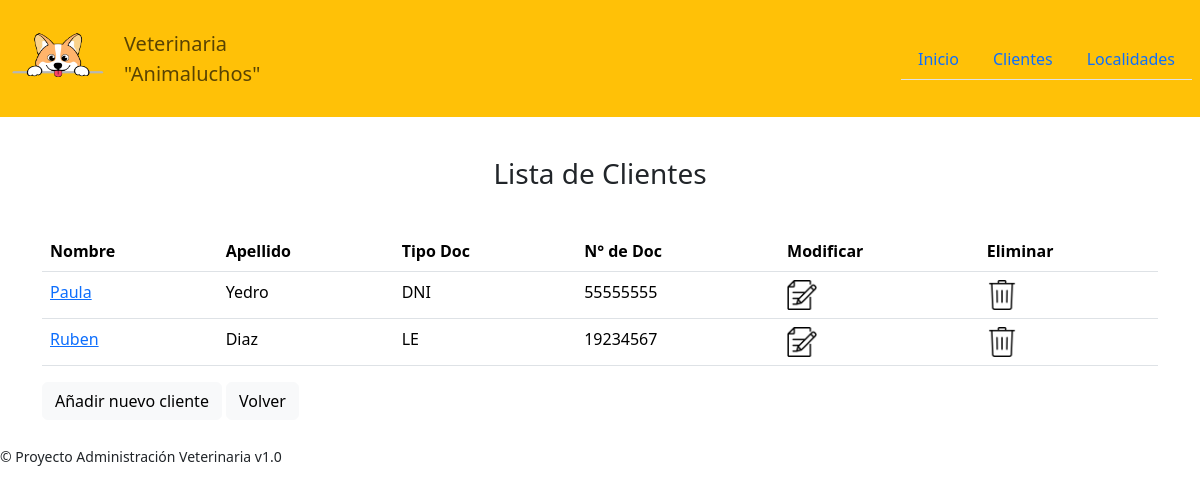
Screenshot of /clientes with the database file from the repository.
### veterinaria/models.py (models this page shows, shortened)
class Cliente(models.Model):
    nombre = models.CharField("Nombre/s",max_length=50)
    apellido = models.CharField(max_length=50)
    edad = models.IntegerField(null=True, blank=True)
    tipo_doc = models.ForeignKey(Tipo_Doc, on_delete=models.PROTECT, null=True, blank=True)
    nro_doc = models.IntegerField("Nro de Doc.", null=True, blank=True)
    cuit = models.CharField("CUIT", max_length=16, null=True, blank=True)
    tipo_iva = models.CharField("Tipo de IVA", max_length=2, choices=TIPO_IVA_CHOICE, default="CF")
    activo = models.BooleanField(default=True)
    localidad = models.ForeignKey(Localidad, on_delete=models.PROTECT, null=True, blank=True)
    email = models.EmailField(null=True, blank=True)
    fecha_nac = models.DateField("Fecha de Nacimiento", null=True, blank=True)
    telefono = models.IntegerField(null=True, blank=True)

class Tipo_Doc(models.Model):
    diminutivo = models.CharField(max_length=3, null=True, blank=True)
    nombre = models.CharField(max_length=50)
    def __str__(self):
        return self.diminutivo

### veterinaria/views.py (the view)
# urls.py: path('clientes', views.clientes, name='clientes'),
def clientes(request, template_name="veterinaria/clientes.html"):
    clientes_list = Cliente.objects.all()
    dato = {"clientes": clientes_list}
    return render(request, template_name, dato)

### templates/veterinaria/clientes.html (shortened to what this page needs)
{% extends "base.html" %}
{% load static %}
{% block titulo_principal %}Lista de Clientes{% endblock %}
{% block principal %}
<div class="table-responsive">
    <table class="table">
        <thead>
            <tr>
                <th>Nombre</th>
                <th>Apellido</th>
                <th>Tipo Doc</th>
                <th>N° de Doc</th>
                <th>Modificar</th>
                <th>Eliminar</th>
            </tr>
        </thead>
        {% for cliente in clientes %}
        <tr>
            <td><a href="{% url 'detalle_cliente' cliente.id %}">{{ cliente.nombre }}</a></td>
            <td>{{ cliente.apellido }}</td>
            <td>{{ cliente.tipo_doc }}</td>
            <td>{{ cliente.nro_doc }}</td>
            <td><a href="{% url 'modificar_cliente' cliente.id %}"><img src="{% static 'img/editar.png' %}" width="30" height="30"></a></td>
            <td><a href="{% url 'eliminar_cliente' cliente.id %}"><img src="{% static 'img/basura.png' %}" width="30" height="30"></a></td>
        </tr>
        {% endfor %}
    </table>
</div>
<button type="submit" class="btn btn-light" onclick="window.location.href='{% url 'nuevo_cliente' %}'">Añadir nuevo cliente</button>
<button class="btn btn-light" type="button" onclick="goBack()">Volver</button>
{% endblock %}

### rows the page displays
Cliente: nombre "Paula", apellido "Yedro", tipo_doc "DNI", nro_doc "55555555"
Cliente: nombre "Ruben", apellido "Diaz", tipo_doc "LE", nro_doc "19234567"
